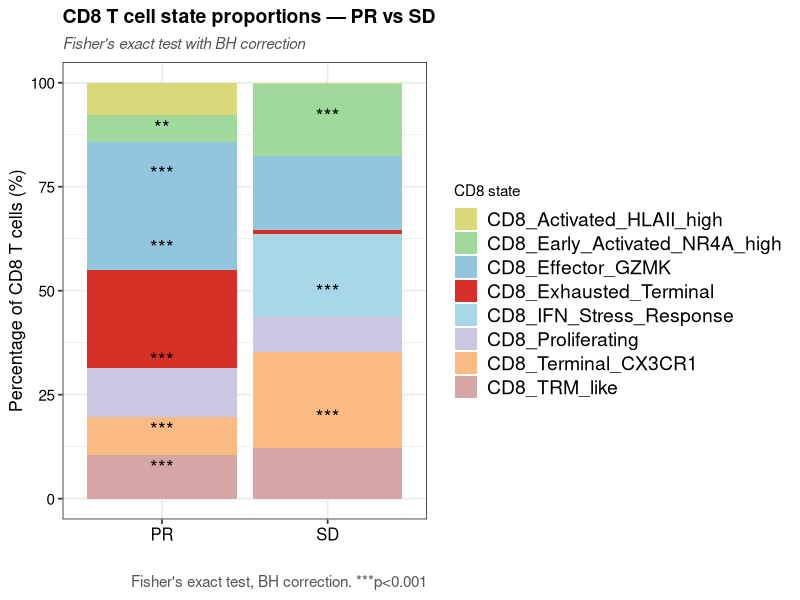

The R source for this figure:
# ============================================================
# 23b_ProportionTest_ImmunoT.R
# Chi-square test sur les proportions CD8 — PR vs SD
# Tous les clusters CD8
# ============================================================

library(ggplot2)
library(tidyr)

fig_dir <- "Results/figures"
dir.create(fig_dir, showWarnings = FALSE, recursive = TRUE)

# -----------------------------
# Contingency table — tous les clusters
# -----------------------------
counts <- matrix(
  c(1236,   16,   # CD8_Activated_HLAII_high
    1054,  755,   # CD8_Early_Activated_NR4A_high
    4914,  767,   # CD8_Effector_GZMK
    3741,   41,   # CD8_Exhausted_Terminal
    27,  860,   # CD8_IFN_Stress_Response
    1866,  375,   # CD8_Proliferating
    1465, 1007,   # CD8_Terminal_CX3CR1
    1667,  528),  # CD8_TRM_like
  nrow = 8, byrow = TRUE,
  dimnames = list(
    c("CD8_Activated_HLAII_high", "CD8_Early_Activated_NR4A_high",
      "CD8_Effector_GZMK", "CD8_Exhausted_Terminal",
      "CD8_IFN_Stress_Response", "CD8_Proliferating",
      "CD8_Terminal_CX3CR1", "CD8_TRM_like"),
    c("PR", "SD")
  )
)

# -----------------------------
# Global chi-square test
# -----------------------------
chi_test <- chisq.test(counts)
cat("Chi-square test:\n")
print(chi_test)

# -----------------------------
# Pairwise Fisher tests per cluster
# -----------------------------
results <- data.frame()

for (cluster in rownames(counts)) {
  in_cluster  <- counts[cluster, ]
  out_cluster <- colSums(counts) - in_cluster
  mat <- rbind(in_cluster, out_cluster)
  ft  <- fisher.test(mat)
  results <- rbind(results, data.frame(
    cluster = cluster,
    PR      = counts[cluster, "PR"],
    SD      = counts[cluster, "SD"],
    OR      = round(ft$estimate, 3),
    p_value = round(ft$p.value, 4),
    p_adj   = NA
  ))
}

results$p_adj <- round(p.adjust(results$p_value, method = "BH"), 4)
results$sig   <- ifelse(results$p_adj < 0.001, "***",
                        ifelse(results$p_adj < 0.01,  "**",
                               ifelse(results$p_adj < 0.05,  "*", "ns")))

cat("\nPairwise Fisher tests:\n")
print(results)

# -----------------------------
# Colors — palette ImmunoT
# -----------------------------
cluster_colors <- c(
    "CD8_Effector_GZMK"             = "#92C5DE",  
    "CD8_Exhausted_Terminal"        = "#D73027",  
    "CD8_Terminal_CX3CR1"           = "#FDBB84",  
    "CD8_Proliferating"             = "#CBC9E2",  
    "CD8_TRM_like"                  = "#D6A5A5",  
    "CD8_Early_Activated_NR4A_high" = "#A1D99B",  
    "CD8_Activated_HLAII_high"      = "#D9D97A",  
    "CD8_IFN_Stress_Response"       = "#A8D8E8"
)

# -----------------------------
# Plot
# -----------------------------
total_n <- colSums(counts)
df_plot <- as.data.frame(counts)
df_plot$cluster <- rownames(counts)
df_plot$prop_PR <- df_plot$PR / total_n["PR"] * 100
df_plot$prop_SD <- df_plot$SD / total_n["SD"] * 100

df_long <- pivot_longer(df_plot,
                        cols      = c("prop_PR", "prop_SD"),
                        names_to  = "condition",
                        values_to = "proportion")
df_long$condition <- ifelse(df_long$condition == "prop_PR", "PR", "SD")
df_long$condition <- factor(df_long$condition, levels = c("PR", "SD"))
df_long <- merge(df_long, results[, c("cluster", "sig")], by = "cluster")

p <- ggplot(df_long, aes(x = condition, y = proportion, fill = cluster)) +
  geom_bar(stat = "identity", position = "stack") +
  scale_fill_manual(values = cluster_colors) +
  theme_bw(base_size = 13) +
  theme(
    axis.text.x      = element_text(size = 12, color = "#000000"),
    axis.text.y      = element_text(size = 11, color = "#000000"),
    legend.title     = element_text(size = 11),
    legend.text = element_text(size = 14),
    plot.title       = element_text(size = 14, face = "bold", color = "#000000"),
    plot.subtitle    = element_text(size = 11, color = "#555555", face = "italic"),
    plot.caption     = element_text(size = 11, color = "#555555")
  ) +
  labs(
    x        = "",
    y        = "Percentage of CD8 T cells (%)",
    fill     = "CD8 state",
    title    = "CD8 T cell state proportions — PR vs SD",
    subtitle = "Fisher's exact test with BH correction",
    caption  = "Fisher's exact test, BH correction. ***p<0.001"
  )

# Star positions (proportion) = visual midpoint of each colored zone on the barplot
# To adjust: look at the barplot, estimate the center of the cluster's zone
# Example: if CD8_Exhausted_Terminal spans 38%-57% in PR, set proportion = 47
# condition = the condition where the cluster is enriched (OR > 1 = PR, OR < 1 = SD)
sig_data <- data.frame(
  cluster    = c("CD8_Activated_HLAII_high", "CD8_Early_Activated_NR4A_high",
                 "CD8_Effector_GZMK", "CD8_Exhausted_Terminal",
                 "CD8_Proliferating", "CD8_TRM_like",
                 "CD8_Early_Activated_NR4A_high", "CD8_IFN_Stress_Response",
                 "CD8_Terminal_CX3CR1"),
  condition  = c("PR", "PR", "PR", "PR", "PR", "PR", "SD", "SD", "SD"),
  proportion = c(3.9, 13, 29.7, 56.8, 74.6, 85.6, 16, 46.2, 88.4),
  sig        = c("***", "***", "***", "***", "***", "**", "***", "***", "***")
)

p <- p + geom_text(
  data        = sig_data,
  aes(x = condition, y = proportion, label = sig),
  inherit.aes = FALSE,
  size        = 5,
  color       = "#000000",
  vjust       = -0.5
)


ggsave(file.path(fig_dir, "19_ProportionTest_ImmunoT.png"),
       p, width = 8, height = 6, dpi = 450, bg = "white")

cat("\nDone\n")
